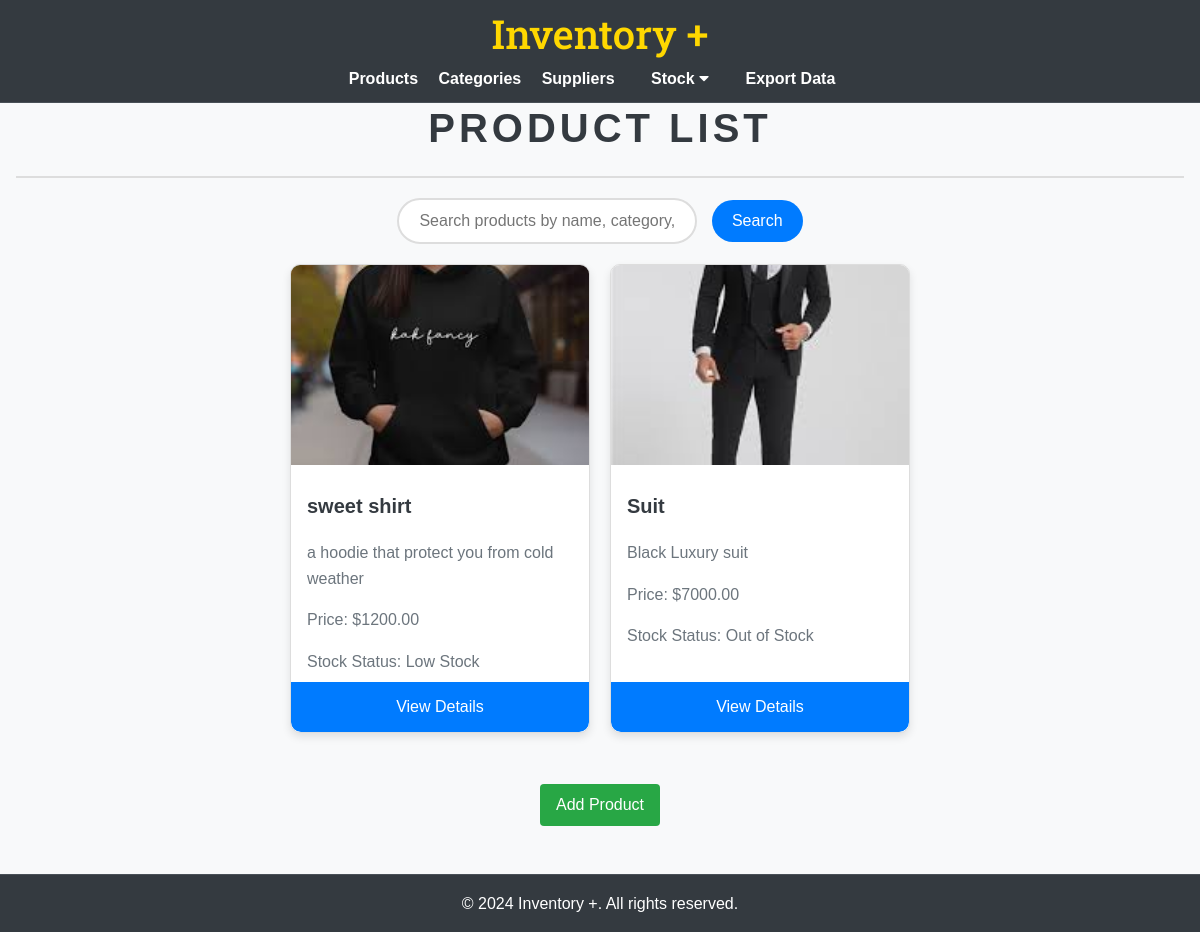
Before: /products/ with the older database file.
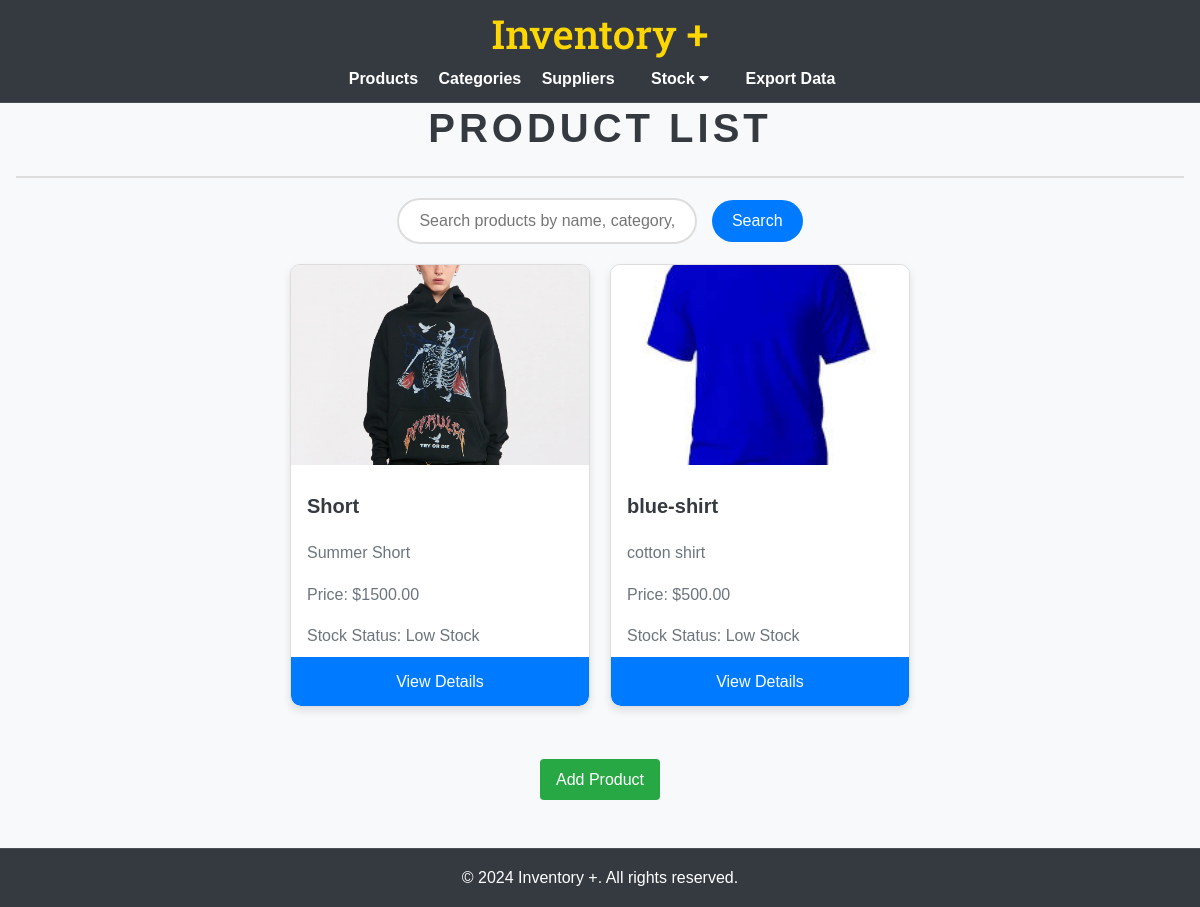
After: the same page with the newer database file.
### inventory/models.py (models this page shows, shortened)
class Product(models.Model):
    name = models.CharField(max_length=100)
    description = models.TextField()
    price = models.DecimalField(max_digits=10, decimal_places=2)
    category = models.ForeignKey(Category, on_delete=models.CASCADE, related_name='products')
    suppliers = models.ManyToManyField(Supplier, related_name='products')
    image = models.ImageField(upload_to='product_images/', null=True, blank=True)
    def get_stock_level(self):
        return self.stock_entries.aggregate(total_stock=models.Sum('quantity'))['total_stock'] or 0
    def stock_status(self):
        stock_level = self.get_stock_level()
        if stock_level > 10:
            return 'In Stock'
        elif 1 <= stock_level <= 10:
            return 'Low Stock'
        else:
            return 'Out of Stock'

### inventory/views.py (the view)
# urls.py: path('products/', views.product_list, name='product_list'),
def product_list(request):
    products = Product.objects.all()
    return render(request, 'inventory/product_list.html', {'products': products})

### inventory/templates/inventory/product_list.html (shortened to what this page needs)
{% extends 'base.html' %}
{% load static %}
{% block content %}
<h2>Product List</h2>
<div class="search-container">
    <form method="get" action="{% url 'product_search' %}">
        <input type="text" name="q" placeholder="Search products by name, category, or supplier" value="{{ request.GET.q }}" class="search-input">
        <button type="submit" class="btn search-btn">Search</button>
    </form>
</div>
<div class="product-cards">
    {% if products %}
        {% for product in products %}
        <div class="product-card">
            {% if product.image %}
            <img src="{{ product.image.url }}" alt="{{ product.name }}" class="product-image">
            {% else %}
            <img src="{% static 'images/default-product.png' %}" alt="Default Image" class="product-image">
            {% endif %}
            <h3>{{ product.name }}</h3>
            <p>{{ product.description }}</p>
            <p>Price: ${{ product.price }}</p>
            <p>Stock Status: {{ product.stock_status }}</p>
            <a href="{% url 'product_detail' product.pk %}" class="btn">View Details</a>
        </div>
        {% endfor %}
    {% else %}
        <p>No products found.</p>
    {% endif %}
</div>
<br></br>
<div class="product-header">
    <a href="{% url 'product_create' %}" class="btn">Add Product</a>
</div>
{% endblock %}

Changed rows visible on the page:
removed Product: image (picture), name "sweet shirt", description "a hoodie that protect you from cold weather", price "1200.00", stock_status "Low Stock"
removed Product: image (picture), name "Suit", description "Black Luxury suit", price "7000.00", stock_status "Out of Stock"
added Product: image (picture), name "Short", description "Summer Short", price "1500.00", stock_status "Low Stock"
added Product: image (picture), name "blue-shirt", description "cotton shirt", price "500.00", stock_status "Low Stock"
